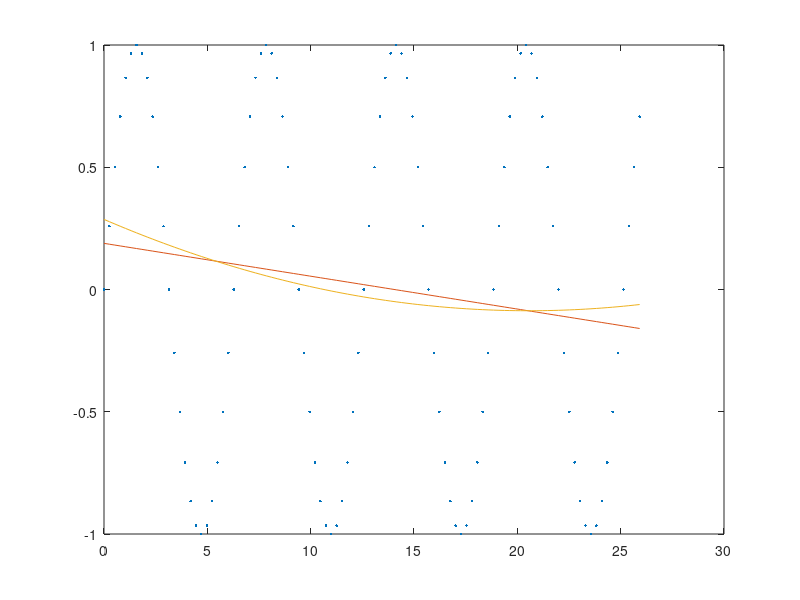

The MATLAB source for this figure: (Note: this script raises an error after producing the figure.)
clear all
clc
format long
x= 0:pi/12:8*pi+pi/4;
X=[x ;ones(1,100)];
y=sin(x);
matriszarayeb1 = ((X*X')^(-1))*X * y';
ChandjomleyiDaraje1BarazeshShode = ['y = ',num2str(matriszarayeb1(1)),'x + ',num2str(matriszarayeb1(2))]
y1= matriszarayeb1(2) + x*matriszarayeb1(1);
X2=[x.^2;x ;ones(1,100)];
matriszarayeb2 = ((X2*X2')^(-1))*X2 * y';
ChandjomleyiDaraje2BarazeshShode = ['y = ',num2str(matriszarayeb2(1)),'x^2 + ',num2str(matriszarayeb2(2)),'x + ',num2str(matriszarayeb2(1))]
y2= matriszarayeb2(3) + x*matriszarayeb2(2)+x.*x*matriszarayeb2(1);
p=plot (x,y,'.',x,y1,x,y2);
p(1).Color='k';
p(2).Color=[0.3 0.8 0.5];
p(3).Color=[0.9 0 0.9];
xy = x.*y;
yek = ones(100,1);
jxy = xy*yek;
jx = x*yek;
jy = y*yek;
x2 = x.*x;
y2= y.*y;
jx2 = x2*yek;
jy2 = y2*yek;
zaribhambastegi = (100*jxy - jx*jy)/( (100*jx2 - (jx)^2)* (100*jy2 - (jy)^2) )
r = zaribhambastegi;
mianginy = jy/100;
zigmay = ( ( (y - mianginy).^2)*yek )/ 100;
khatayestandardebaravard = zigmay*( (1- r^2)^(1/2) ) 
